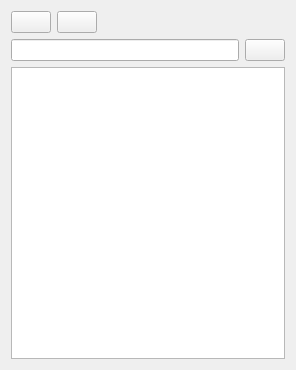
<?xml version="1.0" encoding="UTF-8"?>
<ui version="4.0">
 <class>PlayListWidgetClass</class>
 <widget class="QWidget" name="PlayListWidgetClass">
  <property name="geometry">
   <rect>
    <x>0</x>
    <y>0</y>
    <width>296</width>
    <height>370</height>
   </rect>
  </property>
  <property name="windowTitle">
   <string>PlayList</string>
  </property>
  <layout class="QVBoxLayout" name="verticalLayout_2">
   <item>
    <layout class="QHBoxLayout" name="layoutOperations">
     <item>
      <widget class="QPushButton" name="btnAddItem">
       <property name="sizePolicy">
        <sizepolicy hsizetype="Minimum" vsizetype="Minimum">
         <horstretch>0</horstretch>
         <verstretch>0</verstretch>
        </sizepolicy>
       </property>
       <property name="text">
        <string/>
       </property>
       <property name="icon">
        <iconset theme="QIcon::ThemeIcon::ListAdd"/>
       </property>
      </widget>
     </item>
     <item>
      <widget class="QPushButton" name="btnRemoveItem">
       <property name="sizePolicy">
        <sizepolicy hsizetype="Minimum" vsizetype="Minimum">
         <horstretch>0</horstretch>
         <verstretch>0</verstretch>
        </sizepolicy>
       </property>
       <property name="text">
        <string/>
       </property>
       <property name="icon">
        <iconset theme="QIcon::ThemeIcon::ListRemove"/>
       </property>
      </widget>
     </item>
     <item>
      <spacer name="horizontalSpacer">
       <property name="orientation">
        <enum>Qt::Orientation::Horizontal</enum>
       </property>
       <property name="sizeHint" stdset="0">
        <size>
         <width>40</width>
         <height>20</height>
        </size>
       </property>
      </spacer>
     </item>
    </layout>
   </item>
   <item>
    <layout class="QHBoxLayout" name="layoutSearchBox">
     <item>
      <widget class="QLineEdit" name="editSearchBox"/>
     </item>
     <item>
      <widget class="QPushButton" name="btnSearch">
       <property name="text">
        <string/>
       </property>
       <property name="icon">
        <iconset theme="QIcon::ThemeIcon::SystemSearch"/>
       </property>
      </widget>
     </item>
    </layout>
   </item>
   <item>
    <widget class="QListView" name="listItems">
     <property name="editTriggers">
      <set>QAbstractItemView::EditTrigger::NoEditTriggers</set>
     </property>
    </widget>
   </item>
  </layout>
 </widget>
 <resources/>
 <connections>
  <connection>
   <sender>btnRemoveItem</sender>
   <signal>clicked()</signal>
   <receiver>PlayListWidgetClass</receiver>
   <slot>itemRemove()</slot>
   <hints>
    <hint type="sourcelabel">
     <x>55</x>
     <y>24</y>
    </hint>
    <hint type="destinationlabel">
     <x>69</x>
     <y>6</y>
    </hint>
   </hints>
  </connection>
  <connection>
   <sender>btnAddItem</sender>
   <signal>clicked()</signal>
   <receiver>PlayListWidgetClass</receiver>
   <slot>itemAdd()</slot>
   <hints>
    <hint type="sourcelabel">
     <x>20</x>
     <y>20</y>
    </hint>
    <hint type="destinationlabel">
     <x>13</x>
     <y>3</y>
    </hint>
   </hints>
  </connection>
  <connection>
   <sender>btnSearch</sender>
   <signal>clicked()</signal>
   <receiver>PlayListWidgetClass</receiver>
   <slot>itemSearch()</slot>
   <hints>
    <hint type="sourcelabel">
     <x>280</x>
     <y>52</y>
    </hint>
    <hint type="destinationlabel">
     <x>291</x>
     <y>45</y>
    </hint>
   </hints>
  </connection>
  <connection>
   <sender>listItems</sender>
   <signal>activated(QModelIndex)</signal>
   <receiver>PlayListWidgetClass</receiver>
   <slot>itemActivated(QModelIndex)</slot>
   <hints>
    <hint type="sourcelabel">
     <x>131</x>
     <y>123</y>
    </hint>
    <hint type="destinationlabel">
     <x>293</x>
     <y>89</y>
    </hint>
   </hints>
  </connection>
  <connection>
   <sender>listItems</sender>
   <signal>clicked(QModelIndex)</signal>
   <receiver>PlayListWidgetClass</receiver>
   <slot>itemClicked(QModelIndex)</slot>
   <hints>
    <hint type="sourcelabel">
     <x>270</x>
     <y>117</y>
    </hint>
    <hint type="destinationlabel">
     <x>293</x>
     <y>119</y>
    </hint>
   </hints>
  </connection>
  <connection>
   <sender>listItems</sender>
   <signal>doubleClicked(QModelIndex)</signal>
   <receiver>PlayListWidgetClass</receiver>
   <slot>itemDoubleClicked(QModelIndex)</slot>
   <hints>
    <hint type="sourcelabel">
     <x>211</x>
     <y>133</y>
    </hint>
    <hint type="destinationlabel">
     <x>296</x>
     <y>162</y>
    </hint>
   </hints>
  </connection>
 </connections>
 <slots>
  <slot>itemAdd()</slot>
  <slot>itemRemove()</slot>
  <slot>itemSearch()</slot>
  <slot>itemDoubleClicked(QModelIndex)</slot>
  <slot>itemClicked(QModelIndex)</slot>
  <slot>itemActivated(QModelIndex)</slot>
 </slots>
</ui>
